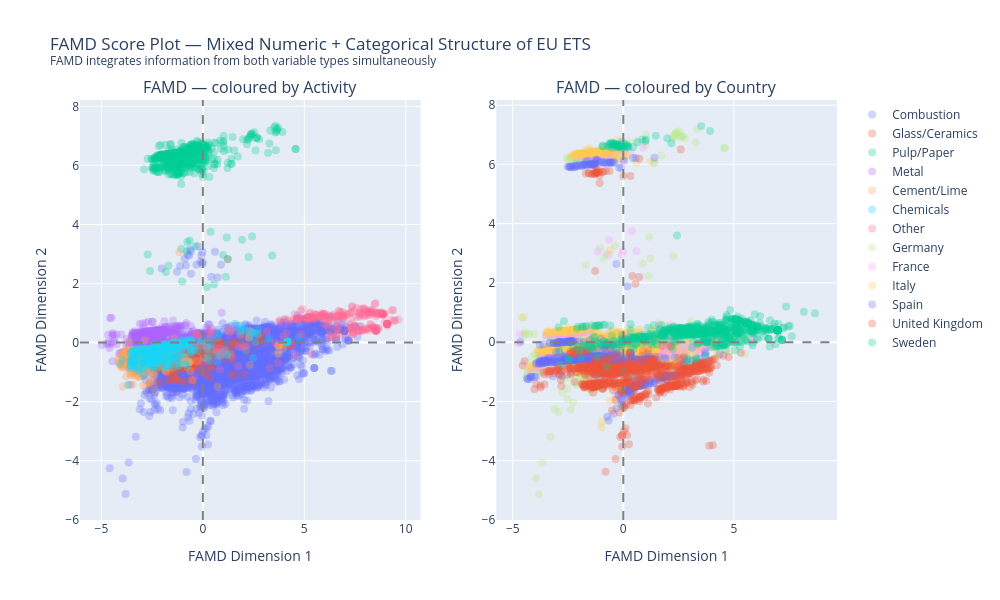

The cell this chart's notebook holds for it:
### Markdown cell above
**FAMD Dimension 1 — Facility scale (numeric dominant, categorical subordinate).**

The column coordinates plot (Image 3, left panel) tells a clear story.
All four log-volume numeric variables load strongly and positively on Dimension 1:
`log_mean_verified` (≈0.67), `log_mean_surrendered` (≈0.64), `log_mean_allocated_total`
(≈0.54), `log_mean_allocated` (≈0.50). `emissions_cv` also loads positively (≈0.53),
which is the one surprising result — recall from PCA that `emissions_cv` loaded
*negatively* on PC1, reflecting that large installations tend to have stable
emissions. In FAMD, the balancing mechanism that normalises categorical variables
changes the relative contributions, and `emissions_cv` shifts to the positive side.
`compliance_rate` loads moderately positively (≈0.25), while `mean_surplus`,
`emissions_slope`, and `n_years_deficit` are essentially zero on this dimension.

The three categorical variables (shown as orange dots) all sit at moderate positive
coordinates — around 0.4–0.5 for `activityCategory` and `naceCategory`, and
slightly lower for `country`. This is a crucial observation: **in FAMD, the
categorical variables are contributing positively to Dimension 1 alongside the
numeric scale variables.** This means that sector identity and country are
partially correlated with facility scale — large installations are not randomly
distributed across sectors and countries. Combustion and refinery installations
tend to be large; glass and ceramics installations tend to be small. FAMD is
capturing this joint numeric-categorical signal in a single dimension that PCA
could not represent.

**FAMD Dimension 2 — Categorical structure, numerics near zero.**

The right panel of Image 3 shows a striking contrast with Dimension 1. All
numeric variables have near-zero coordinates on Dimension 2 — the bars are barely
visible. `log_mean_verified`, `log_mean_surrendered`, `log_mean_allocated_total`,
`log_mean_allocated`, `mean_surplus`, `emissions_slope`, `n_years_deficit`,
`compliance_rate`, and `emissions_cv` all contribute essentially nothing.

Instead, the categorical variables drive Dimension 2 entirely: `activityCategory`
and `naceCategory` sit at large positive coordinates (≈0.85–0.90), while `country`
sits at a moderate positive coordinate (≈0.45). This dimension is purely
categorical — it separates installations by what they do and where they are,
independently of how large they are or how they behave numerically. This is
precisely the cross-type insight FAMD provides: there is a dimension of variation
in the EU ETS that is entirely about sector and country identity, orthogonal to
and independent of the numeric compliance and scale dimensions. PCA was completely
blind to this dimension because it contained no numeric signal.

### Code cell
# Create a DataFrame for FAMD scores with country and activityCategory
famd_plot = famd_scores.copy()
famd_plot['activityCategory'] = df_work['activityCategory'].values
famd_plot['country'] = df_work['country'].values

# Get top countries and activity categories
top_countries = df_work['country'].value_counts().head(6).index
top_activities = df_work['activityCategory'].value_counts().head(7).index

# Create subplots
fig = make_subplots(rows=1, cols=2,
                    subplot_titles=('FAMD — coloured by Activity',
                                    'FAMD — coloured by Country'))

# Add scatter plot for activity categories
for act in top_activities:
    m = famd_plot['activityCategory'] == act
    fig.add_trace(
        go.Scatter(
            x=famd_plot.loc[m, 'FAMD1'],
            y=famd_plot.loc[m, 'FAMD2'],
            mode='markers',
            marker=dict(size=8, opacity=0.3),
            name=act,
            showlegend=True
        ),
        row=1, col=1
    )

# Add scatter plot for countries
for c in top_countries:
    m = famd_plot['country'] == c
    fig.add_trace(
        go.Scatter(
            x=famd_plot.loc[m, 'FAMD1'],
            y=famd_plot.loc[m, 'FAMD2'],
            mode='markers',
            marker=dict(size=8, opacity=0.3),
            name=c,
            showlegend=True
        ),
        row=1, col=2
    )

# Add horizontal and vertical lines at zero
fig.add_hline(y=0, line_dash='dash', line_color='grey', row=1, col=1)
fig.add_vline(x=0, line_dash='dash', line_color='grey', row=1, col=1)
fig.add_hline(y=0, line_dash='dash', line_color='grey', row=1, col=2)
fig.add_vline(x=0, line_dash='dash', line_color='grey', row=1, col=2)

# Update layout
fig.update_layout(
    title_text='FAMD Score Plot — Mixed Numeric + Categorical Structure of EU ETS<br><sup>FAMD integrates information from both variable types simultaneously</sup>',
    height=600,
    width=1000,
    hovermode='closest'
)

# Update axes labels
fig.update_xaxes(title_text='FAMD Dimension 1', row=1, col=1)
fig.update_yaxes(title_text='FAMD Dimension 2', row=1, col=1)
fig.update_xaxes(title_text='FAMD Dimension 1', row=1, col=2)
fig.update_yaxes(title_text='FAMD Dimension 2', row=1, col=2)

# Show the plot
fig.show()

### Figure 1 — Plotly figure (JSON) as saved in the notebook; plotly's stock layout.template omitted (floating-point values rounded to 4 significant figures; data arrays with more than 128 entries replaced by an {"elided": "..."} marker saying what was removed)
{"data": [{"marker": {"opacity": 0.3, "size": 8}, "mode": "markers", "name": "Combustion", "showlegend": true, "type": "scatter", "x": {"elided": "6946 float values"}, "xaxis": "x", "y": {"elided": "6946 float values"}, "yaxis": "y"}, {"marker": {"opacity": 0.3, "size": 8}, "mode": "markers", "name": "Glass/Ceramics", "showlegend": true, "type": "scatter", "x": {"elided": "1345 float values"}, "xaxis": "x", "y": {"elided": "1345 float values"}, "yaxis": "y"}, {"marker": {"opacity": 0.3, "size": 8}, "mode": "markers", "name": "Pulp/Paper", "showlegend": true, "type": "scatter", "x": {"elided": "708 float values"}, "xaxis": "x", "y": {"elided": "708 float values"}, "yaxis": "y"}, {"marker": {"opacity": 0.3, "size": 8}, "mode": "markers", "name": "Metal", "showlegend": true, "type": "scatter", "x": {"elided": "616 float values"}, "xaxis": "x", "y": {"elided": "616 float values"}, "yaxis": "y"}, {"marker": {"opacity": 0.3, "size": 8}, "mode": "markers", "name": "Cement/Lime", "showlegend": true, "type": "scatter", "x": {"elided": "488 float values"}, "xaxis": "x", "y": {"elided": "488 float values"}, "yaxis": "y"}, {"marker": {"opacity": 0.3, "size": 8}, "mode": "markers", "name": "Chemicals", "showlegend": true, "type": "scatter", "x": {"elided": "398 float values"}, "xaxis": "x", "y": {"elided": "398 float values"}, "yaxis": "y"}, {"marker": {"opacity": 0.3, "size": 8}, "mode": "markers", "name": "Other", "showlegend": true, "type": "scatter", "x": {"elided": "241 float values"}, "xaxis": "x", "y": {"elided": "241 float values"}, "yaxis": "y"}, {"marker": {"opacity": 0.3, "size": 8}, "mode": "markers", "name": "Germany", "showlegend": true, "type": "scatter", "x": {"elided": "1879 float values"}, "xaxis": "x2", "y": {"elided": "1879 float values"}, "yaxis": "y2"}, {"marker": {"opacity": 0.3, "size": 8}, "mode": "markers", "name": "France", "showlegend": true, "type": "scatter", "x": {"elided": "1120 float values"}, "xaxis": "x2", "y": {"elided": "1120 float values"}, "yaxis": "y2"}, {"marker": {"opacity": 0.3, "size": 8}, "mode": "markers", "name": "Italy", "showlegend": true, "type": "scatter", "x": {"elided": "1061 float values"}, "xaxis": "x2", "y": {"elided": "1061 float values"}, "yaxis": "y2"}, {"marker": {"opacity": 0.3, "size": 8}, "mode": "markers", "name": "Spain", "showlegend": true, "type": "scatter", "x": {"elided": "846 float values"}, "xaxis": "x2", "y": {"elided": "846 float values"}, "yaxis": "y2"}, {"marker": {"opacity": 0.3, "size": 8}, "mode": "markers", "name": "United Kingdom", "showlegend": true, "type": "scatter", "x": {"elided": "833 float values"}, "xaxis": "x2", "y": {"elided": "833 float values"}, "yaxis": "y2"}, {"marker": {"opacity": 0.3, "size": 8}, "mode": "markers", "name": "Sweden", "showlegend": true, "type": "scatter", "x": {"elided": "752 float values"}, "xaxis": "x2", "y": {"elided": "752 float values"}, "yaxis": "y2"}], "layout": {"annotations": [{"font": {"size": 16}, "showarrow": false, "text": "FAMD — coloured by Activity", "x": 0.225, "xanchor": "center", "xref": "paper", "y": 1, "yanchor": "bottom", "yref": "paper"}, {"font": {"size": 16}, "showarrow": false, "text": "FAMD — coloured by Country", "x": 0.775, "xanchor": "center", "xref": "paper", "y": 1, "yanchor": "bottom", "yref": "paper"}], "height": 600, "hovermode": "closest", "shapes": [{"line": {"color": "grey", "dash": "dash"}, "type": "line", "x0": 0, "x1": 1, "xref": "x domain", "y0": 0, "y1": 0, "yref": "y"}, {"line": {"color": "grey", "dash": "dash"}, "type": "line", "x0": 0, "x1": 0, "xref": "x", "y0": 0, "y1": 1, "yref": "y domain"}, {"line": {"color": "grey", "dash": "dash"}, "type": "line", "x0": 0, "x1": 1, "xref": "x2 domain", "y0": 0, "y1": 0, "yref": "y2"}, {"line": {"color": "grey", "dash": "dash"}, "type": "line", "x0": 0, "x1": 0, "xref": "x2", "y0": 0, "y1": 1, "yref": "y2 domain"}], "title": {"text": "FAMD Score Plot — Mixed Numeric + Categorical Structure of EU ETS<br><sup>FAMD integrates information from both variable types simultaneously</sup>"}, "width": 1000, "xaxis": {"anchor": "y", "domain": [0, 0.45], "title": {"text": "FAMD Dimension 1"}}, "xaxis2": {"anchor": "y2", "domain": [0.55, 1], "title": {"text": "FAMD Dimension 1"}}, "yaxis": {"anchor": "x", "domain": [0, 1], "title": {"text": "FAMD Dimension 2"}}, "yaxis2": {"anchor": "x2", "domain": [0, 1], "title": {"text": "FAMD Dimension 2"}}}}
